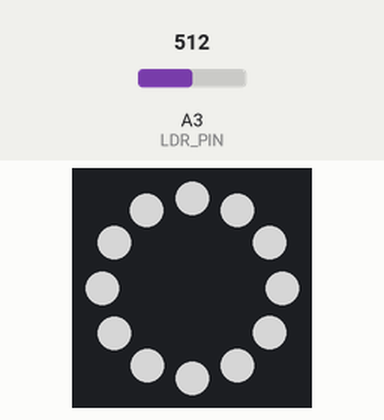
Bench run of a sketch on a simulated Arduino Uno, built with avr-gcc and run on an emulated ATmega328P. Shown: 12 RGB LEDs in a ring, first at the top, clockwise. Inputs (shaded band) come from the test bench; at power-on: A3 (LDR_PIN) = 512. Dim RGB values are drawn brighter than linear.

Above: at 1.2 s.
1.3 s: A3 (LDR_PIN) set to 710
At 2.2 s:
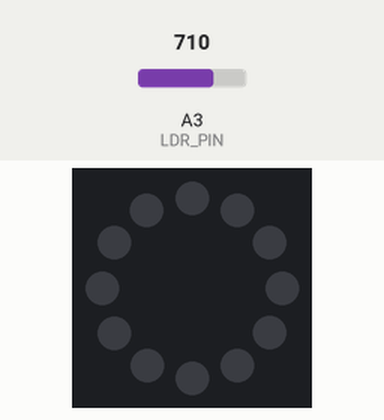
2.8 s: A3 (LDR_PIN) set to 690
At 3.4 s:
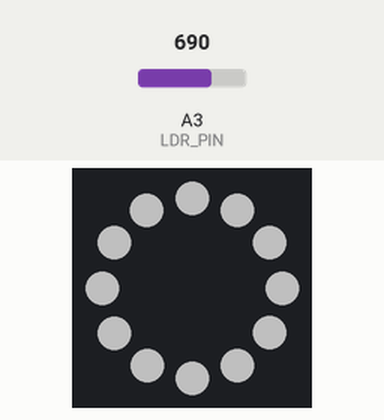
4.3 s: A3 (LDR_PIN) set to 716
At 5.5 s:
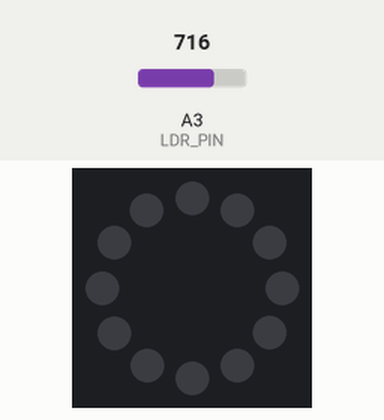
5.8 s: A3 (LDR_PIN) set to 511
At 6.9 s:
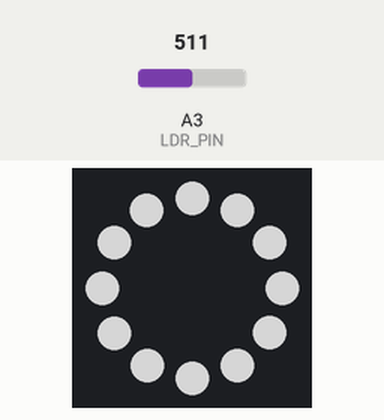
Timing chart, 0 to 8.3 s (numbered marks = the images above; inputs shaded):
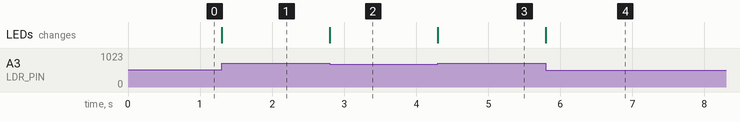

The sketch:

FrontLightPrototypeReal.ino
```cpp
#include <Adafruit_NeoPixel.h>
// start lower
// and gradually higher.
//

#define LDR_PIN A3
#define RING_PIN 4
#define NUM_PIXELS 12

const int LIGHT_THRESHOLD = 700; // change to 500 if it doesn't work

const int DARK_VALUE = 80;
const int BRIGHT_VALUE = 950;

Adafruit_NeoPixel ring(
    NUM_PIXELS,
    RING_PIN,
    NEO_GRB + NEO_KHZ800
);

int lightValue = 0;
bool lightEnabled = false;
int brightness = 0;

void setup()
{
    Serial.begin(9600);

    ring.begin();
    ring.show();
}

void loop()
{
    readLightSensor();

    updateLightState();

    updateBrightness();

    updateFrontLight();
}

void readLightSensor()
{
    lightValue = analogRead(LDR_PIN);
}

void updateLightState()
{
    lightEnabled = (lightValue < LIGHT_THRESHOLD);
}

void updateBrightness()
{
    if(!lightEnabled)
    {
        brightness = 0;
        return;
    }

    /*brightness = map(
        lightValue,
        DARK_VALUE,
        BRIGHT_VALUE,
        255,
        80
    );*/

    // ALTERNATIVE for the adaptive brightness thing: because brightness is only used when < 500. map above, values > 500 can't occur.

    brightness = map(
        lightValue,
        80,
        LIGHT_THRESHOLD,
        255,
        80
    );


    brightness = constrain(
        brightness,
        80,
        255
    );
}

void updateFrontLight()
{
    if(!lightEnabled)
    {
        ring.clear();
        ring.show();
        return;
    }

    ring.setBrightness(brightness);

    for(int i = 0; i < NUM_PIXELS; i++)
    {
        ring.setPixelColor(
            i,
            ring.Color(255,255,255)
        );
    }

    ring.show();
}
```

Measured:
- after the input at 1.3 s, the LEDs: change at once (image 1)
- after the input at 2.8 s, the LEDs: change at once (image 2)
- after the input at 4.3 s, the LEDs: change at once (image 3)
- after the input at 5.8 s, the LEDs: change at once (image 4)
